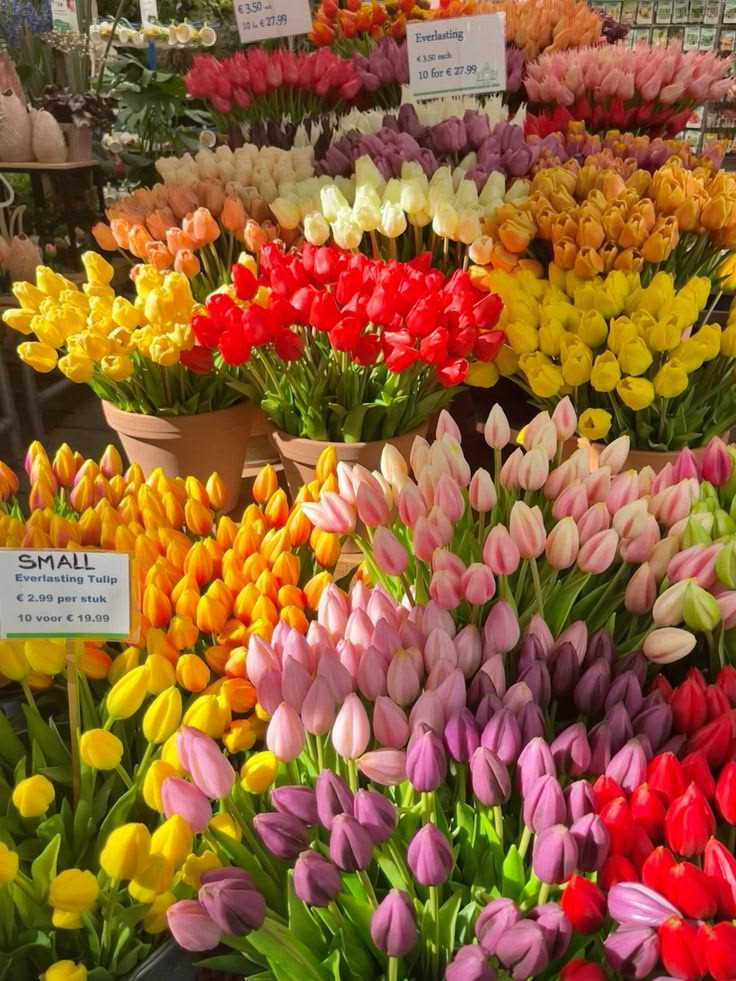
#> input picture Lab5/flori.jpg, 736 x 981 px
$ python Lab5.py
#> lines starting #> are read from the running program, lines starting #| are printed output that depends on the picture
import cv2
import numpy as np
import matplotlib.pyplot as plt

image_path = r'flori.jpg'

L = 255  # nivelul maxim de gri

R = 30   # raza filtrului ideal (in pixeli de frecventa)
A = 30   # parametrul filtrului gaussian (A ~ 1/sigma din domeniul spatial)


def centrare(img):
    """
    Transformarea de centrare: x(u,v) <- (-1)^(u+v) * x(u,v)
    Aplicata de doua ori, revine la imaginea initiala.
    """
    # 1. Indicii liniilor (u) si ai coloanelor (v)
    h_img, w_img = img.shape
    u, v = np.indices((h_img, w_img))

    # 2. Semnul (-1)^(u+v) pentru fiecare pixel
    semn = np.where((u + v) % 2 == 0, 1, -1)

    return img * semn


def dft(img_gri):
    """
    Pasii a) si b): centrarea imaginii originale, apoi DFT 2D (prin FFT).
    Componentele de frecventa joasa ajung in mijlocul spectrului.
    """
    # 1. Lucram pe numere reale (float), ca sa putem inmulti cu +-1
    centrata = centrare(img_gri.astype(np.float64))

    # 2. Transformata Fourier discreta bidimensionala
    return np.fft.fft2(centrata)


def idft(X):
    """
    Pasii d) si e): IDFT 2D, apoi centrarea (anuleaza efectul primei centrari).
    """
    # 1. Inversa transformatei Fourier, partea reala
    imagine = np.real(np.fft.ifft2(X))

    # 2. Anulam centrarea
    return centrare(imagine)


def spectru(X):
    """
    Spectrul de magnitudine, in scara logaritmica, adus in [0, 255]:
    S = log(1 + |X|)
    """
    # 1. Logaritmul magnitudinii (altfel componenta continua acopera restul)
    s = np.log1p(np.abs(X))

    # 2. Normalizare in [0, 255] pentru afisare
    s = (s - s.min()) / (s.max() - s.min()) * L
    return s.astype(np.uint8)


def distanta_patrat(shape):
    """
    D^2(u,v) = (H/2 - u)^2 + (W/2 - v)^2   (fata de centrul imaginii)
    """
    h_img, w_img = shape
    u, v = np.indices((h_img, w_img))
    return (h_img / 2 - u) ** 2 + (w_img / 2 - v) ** 2


def filtru_ideal_trece_jos(img_gri, raza):
    """
    X'(u,v) = X(u,v)  daca D^2 <= R^2, altfel 0
    """
    # 1. Centrare + DFT
    X = dft(img_gri)

    # 2. Masca: pastram doar frecventele din interiorul cercului de raza R
    masca = distanta_patrat(img_gri.shape) <= raza ** 2
    X_filtrat = X * masca

    # 3. IDFT + centrare, apoi valorile in [0, 255]
    rez = idft(X_filtrat)
    return np.clip(rez, 0, L).astype(np.uint8), X_filtrat


def filtru_gaussian_trece_jos(img_gri, a):
    """
    X'(u,v) = X(u,v) * exp( -D^2 / A^2 )
    Suprimare neteda a frecventelor, fara efectul de unde circulare.
    """
    # 1. Centrare + DFT
    X = dft(img_gri)

    # 2. Atenuare gaussiana in functie de distanta fata de centru
    H = np.exp(-distanta_patrat(img_gri.shape) / a ** 2)
    X_filtrat = X * H

    # 3. IDFT + centrare, apoi valorile in [0, 255]
    rez = idft(X_filtrat)
    return np.clip(rez, 0, L).astype(np.uint8), X_filtrat


if __name__ == "__main__":
    img = cv2.imread(image_path)
#> img is the input picture: shape (981, 736, 3); mean B, G, R 51.6, 95.5, 147.3
    if img is None:
        raise FileNotFoundError(f"Nu pot citi imaginea: {image_path}")

    # Filtrarea lucreaza pe tonuri de gri
    gri = cv2.cvtColor(img, cv2.COLOR_BGR2GRAY)
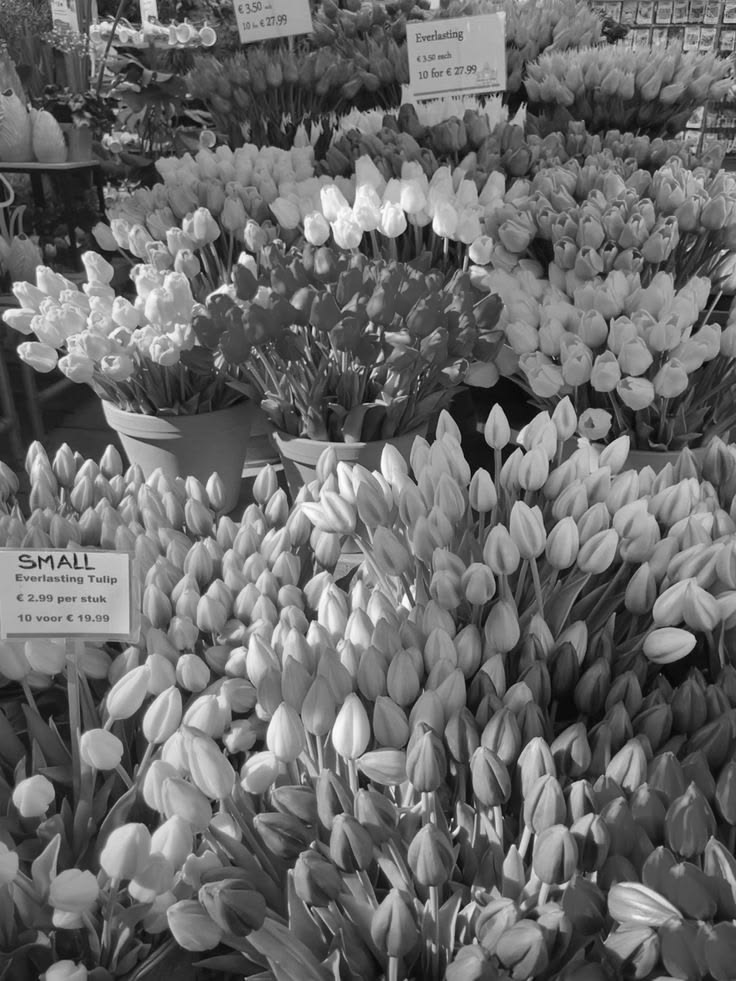
#> gri: shape (981, 736); min 3, max 254, mean 106

    ideal, X_ideal = filtru_ideal_trece_jos(gri, R)
#> in centrare, `return img * semn`:
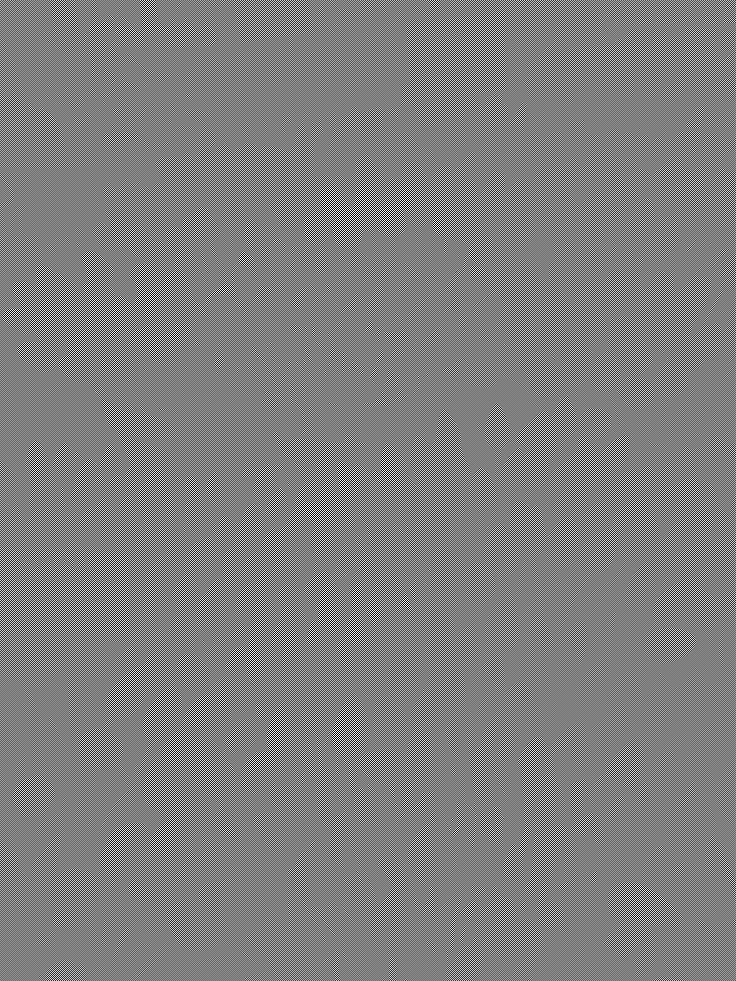
#> returned value: shape (981, 736) float64; min -254, max 254, mean 0; drawn with min black and max white
#> in centrare (call 2), `return img * semn`:
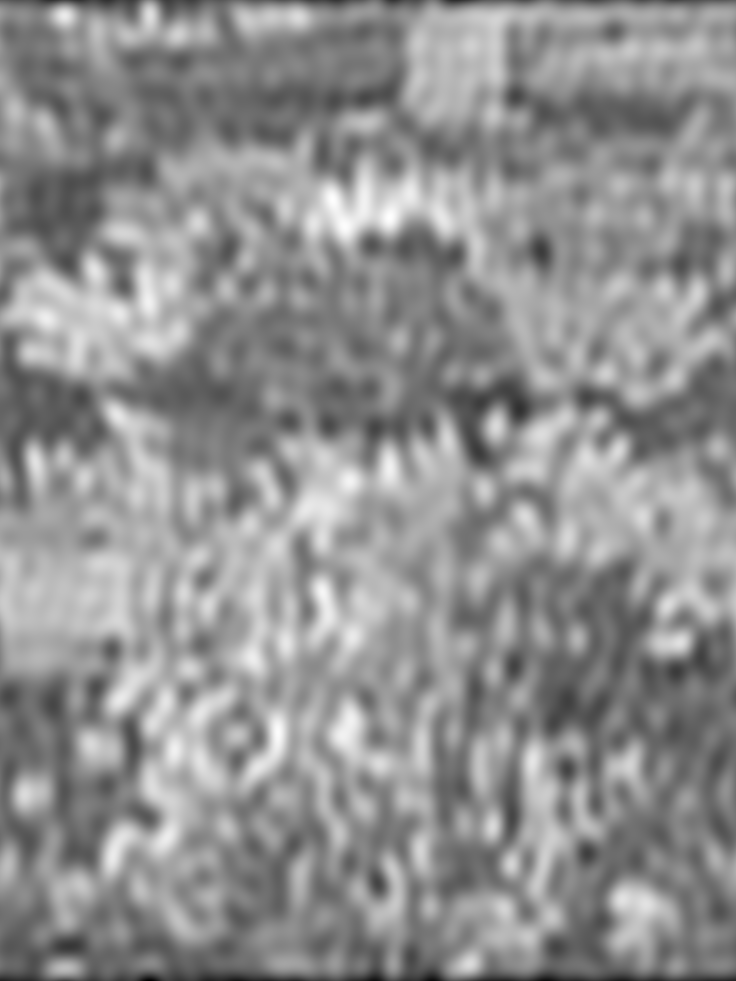
#> returned value: shape (981, 736) float64; min -82.11, max 249.3, mean 105.4; drawn with min black and max white
    gauss, X_gauss = filtru_gaussian_trece_jos(gri, A)
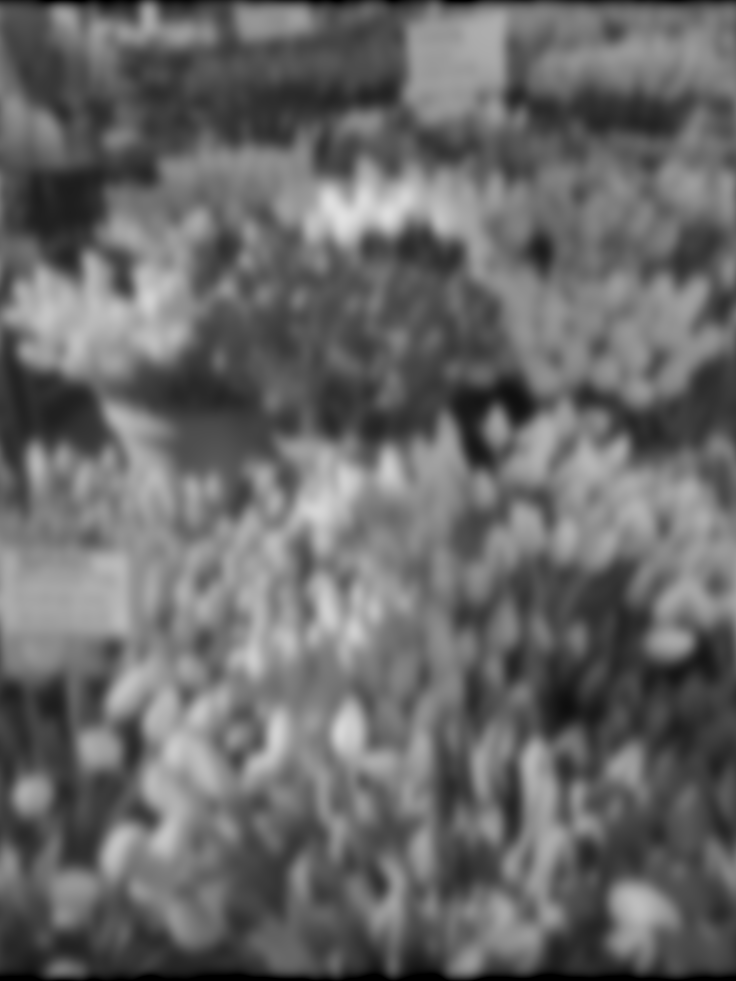
#> gauss: shape (981, 736); min 0, max 225, mean 104.5

    cv2.imshow("Imaginea originala", gri)
    cv2.waitKey(0)
    cv2.imshow("Spectrul imaginii originale", spectru(dft(gri)))
#> in spectru, `s = np.log1p(np.abs(X))`:
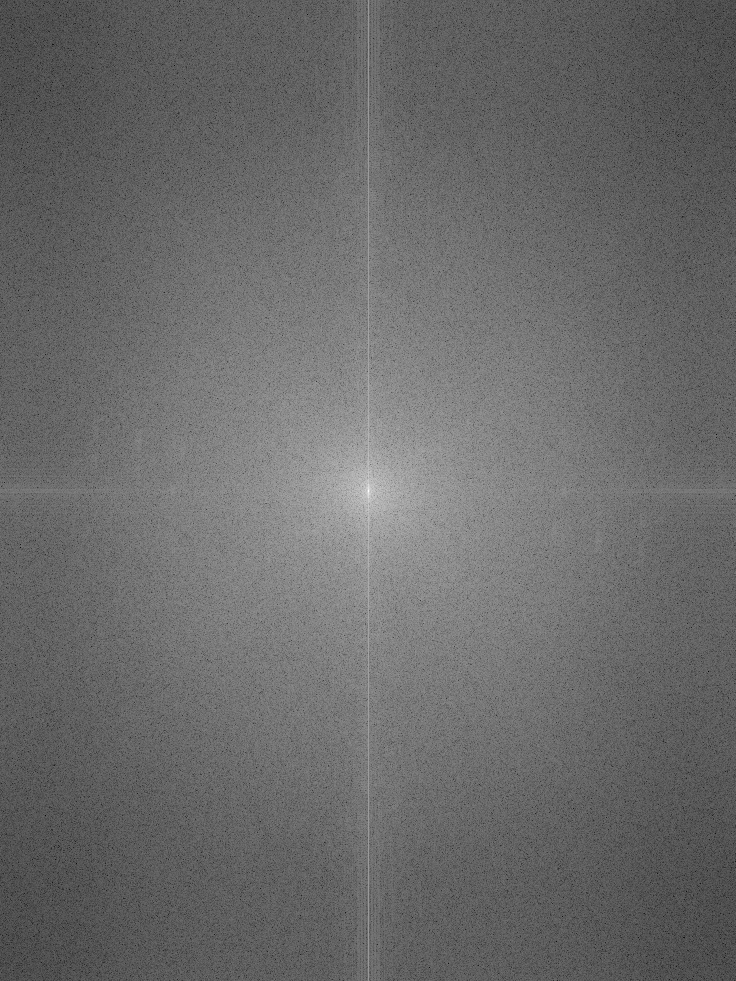
#> s: shape (981, 736) float64; min 1.3, max 17.74, mean 8.17; drawn with min black and max white
    cv2.waitKey(0)
    cv2.imshow("Filtru ideal trece-jos", ideal)
    cv2.waitKey(0)
    cv2.imshow("Spectrul dupa filtrul ideal", spectru(X_ideal))
    cv2.waitKey(0)
    cv2.imshow("Filtru gaussian trece-jos", gauss)
    cv2.waitKey(0)
    cv2.imshow("Spectrul dupa filtrul gaussian", spectru(X_gauss))
#> in spectru (call 3), `s = np.log1p(np.abs(X))`:
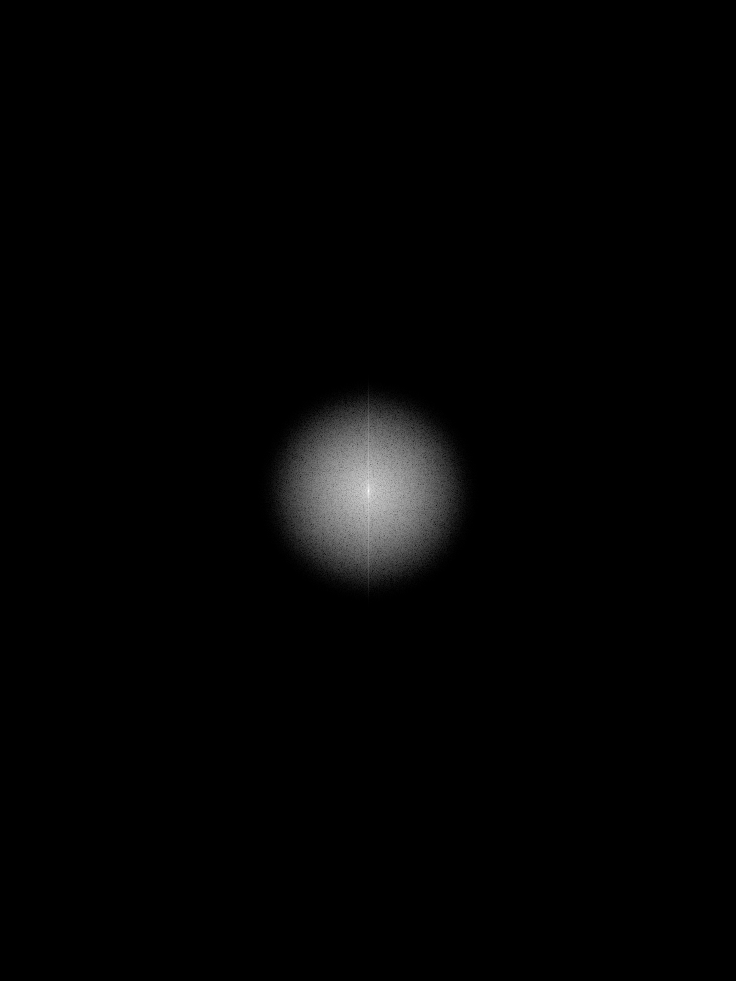
#> s: shape (981, 736) float64; min 2.07e-179, max 17.74, mean 0.248; drawn with min black and max white
    cv2.waitKey(0)
    cv2.destroyAllWindows()

    # [16 lines of commented-out code are left out]
